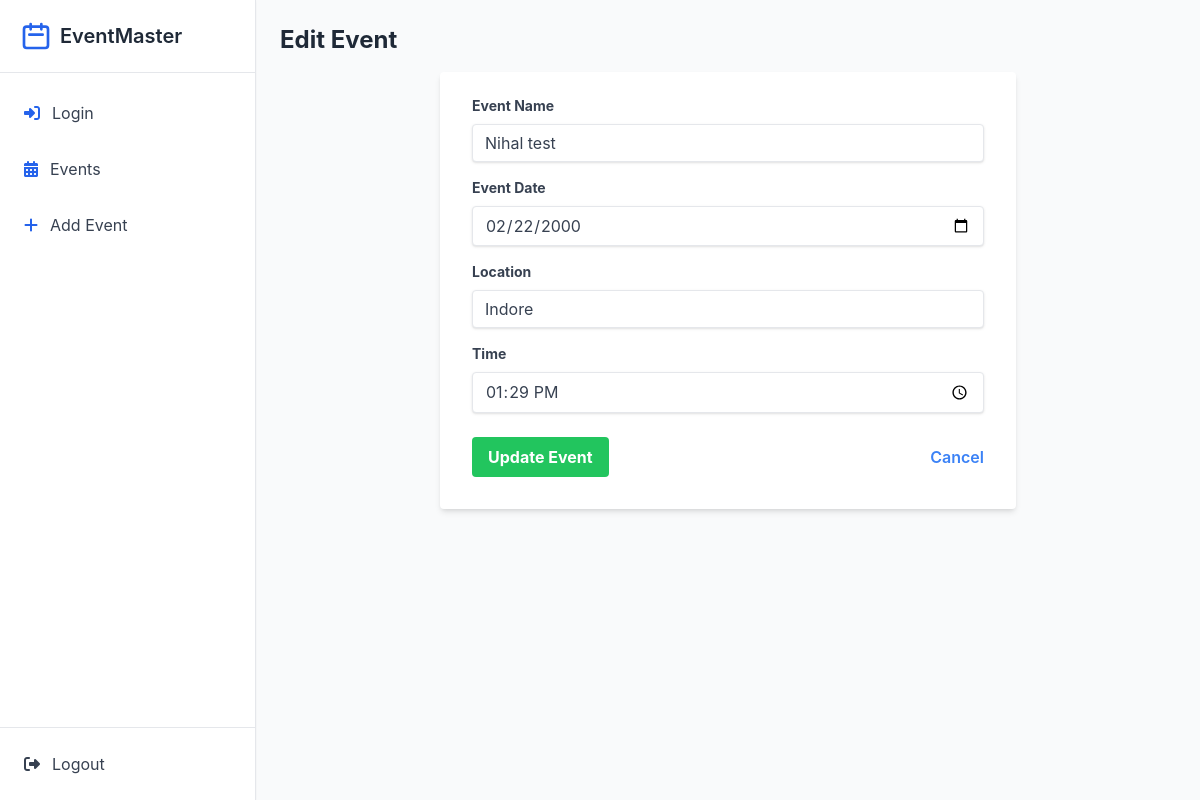
Page /edit/1 (signed in) on the committed database.
### app.py (models this page shows)
class Event(db.Model):
    id = db.Column(db.Integer, primary_key=True)
    name = db.Column(db.String(100), nullable=False)
    date = db.Column(db.Date, nullable=False)
    time = db.Column(db.String(10), nullable=False)
    location = db.Column(db.String(100), nullable=False)
    creator_id = db.Column(db.Integer, db.ForeignKey('user.id'), nullable=False)
    creator = db.relationship('User', backref='events')

### app.py (the view, shortened to what this page needs)
@app.route('/edit/<int:event_id>', methods=['GET', 'POST'])
@login_required
def edit_event(event_id):
    event = Event.query.get_or_404(event_id)
    if event.creator_id != current_user.id:
        flash("You are not authorized to edit this event.", "danger")
        return redirect(url_for('view_events'))
    return render_template('edit_event.html', event=event)

### app.py (called while the page is built)
@login_manager.user_loader
def load_user(user_id):
    return User.query.get(int(user_id))

### templates/edit_event.html (shortened to what this page needs)
{% extends 'base.html' %}
{% block content %}
<h2 class="text-2xl font-bold text-gray-800 mb-4">Edit Event</h2>
<form method="POST" class="bg-white shadow-md rounded px-8 pt-6 pb-8 mb-4 max-w-xl mx-auto">
    <div class="mb-4">
        <label for="name" class="block text-gray-700 text-sm font-bold mb-2">Event Name</label>
        <input type="text" class="shadow appearance-none border rounded w-full py-2 px-3 text-gray-700 leading-tight focus:outline-none focus:shadow-outline" id="name" name="name" value="{{ event.name }}" required>
    </div>
    <div class="mb-4">
        <label for="date" class="block text-gray-700 text-sm font-bold mb-2">Event Date</label>
        <input type="date" class="shadow appearance-none border rounded w-full py-2 px-3 text-gray-700 leading-tight focus:outline-none focus:shadow-outline" id="date" name="date" value="{{ event.date }}" required>
    </div>
    <div class="mb-4">
        <label for="location" class="block text-gray-700 text-sm font-bold mb-2">Location</label>
        <input type="text" class="shadow appearance-none border rounded w-full py-2 px-3 text-gray-700 leading-tight focus:outline-none focus:shadow-outline" id="location" name="location" value="{{ event.location }}" required>
    </div>
    <div class="mb-6">
        <label for="time" class="block text-gray-700 text-sm font-bold mb-2">Time</label>
        <input type="time" class="shadow appearance-none border rounded w-full py-2 px-3 text-gray-700 leading-tight focus:outline-none focus:shadow-outline" id="time" name="time" value="{{ event.time }}" required>
    </div>
    <div class="flex items-center justify-between">
        <button type="submit" class="bg-green-500 hover:bg-green-600 text-white font-bold py-2 px-4 rounded focus:outline-none focus:shadow-outline">Update Event</button>
        <a href="{{ url_for('view_events') }}" class="text-blue-500 hover:text-blue-700 font-semibold">Cancel</a>
    </div>
</form>
{% endblock %}

### rows in the picture
Event: name "Nihal test", date "02/22/2000", location "Indore", time "13:29:00"
